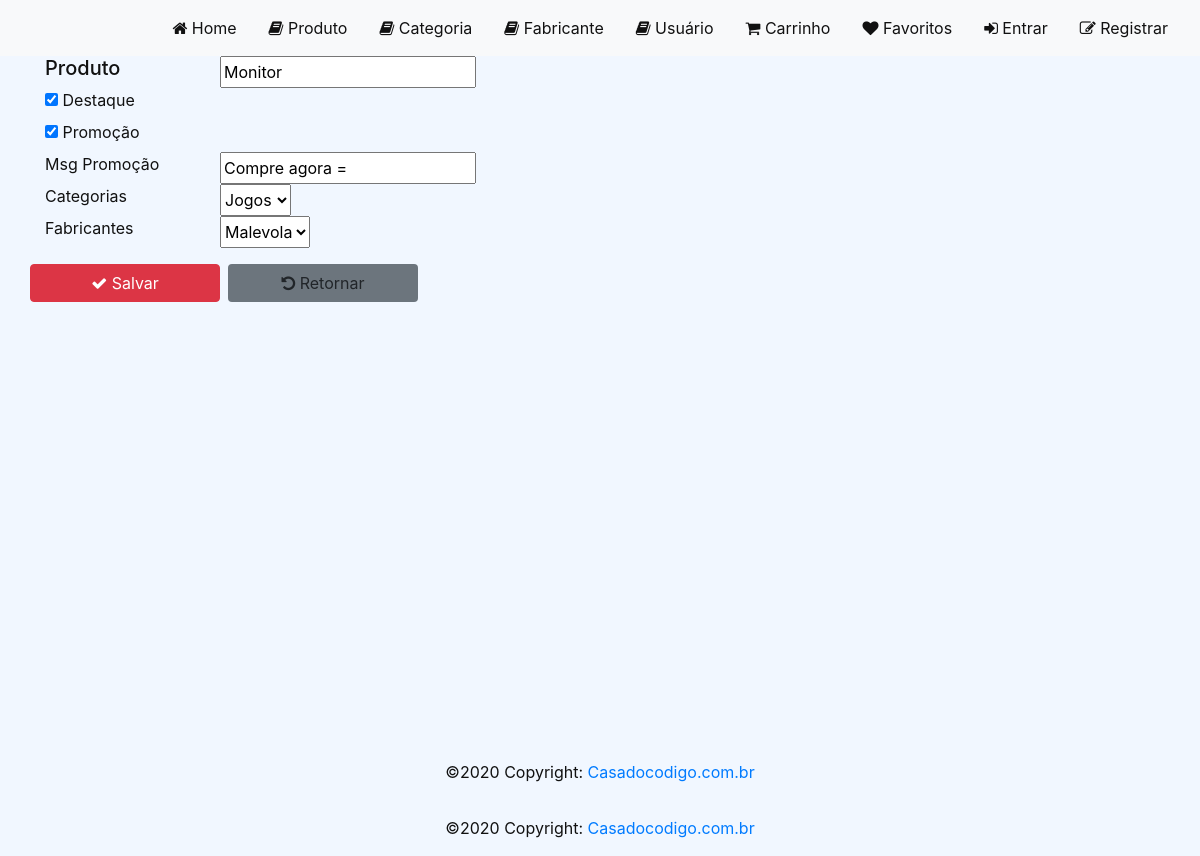
Before: /produto/edit/1 with the older database file.
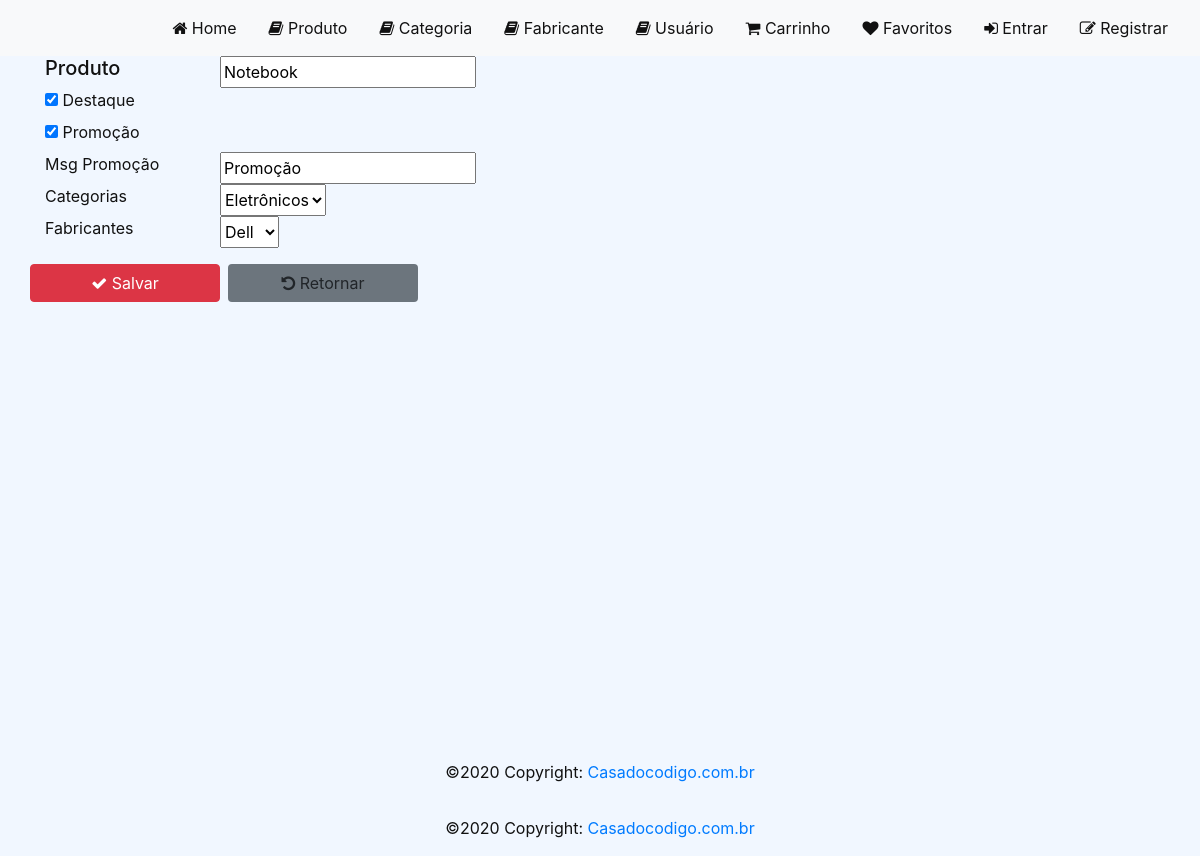
After: the same page with the newer database file.
### loja/models/Produto.py (models this page shows)
class Produto(models.Model):
    Produto = models.CharField(null=False, max_length=100)
    destaque = models.BooleanField(default=True)
    promocao = models.BooleanField(default=True)
    msgPromocao = models.CharField(null=True, max_length=100, blank=True)
    preco = models.DecimalField(max_digits=8, decimal_places=2)
    categoria = models.ForeignKey(Categoria, null=True,
related_name='categoria', on_delete=models.SET_NULL)
    fabricante = models.ForeignKey(Fabricante, null=True,
related_name='fabricante', on_delete=models.SET_NULL)
    criado_em = models.DateTimeField(auto_now_add=True)
    alterado_em = models.DateTimeField(auto_now=True)
    image = models.ImageField(null=True, blank=True)
    def __str__(self):
        return '{}'.format(self.Produto)

### loja/views/ProdutoView.py (the view)
def edit_produto_view(request, id=None):
    produtos = Produto.objects.all()
    if id is not None:
        produtos = produtos.filter(id=id)
    produto = produtos.first()
    print(produto)
    Fabricantes = Fabricante.objects.all()
    Categorias = Categoria.objects.all()
    context = { 'produto': produto, 'fabricantes': Fabricantes, 'categorias': Categorias}
    return render(request, template_name='produto/produto-edit.html', context=context, status=200)

### loja/templates/produto/produto-edit.html (shortened to what this page needs)
{% extends "base.html" %}
{% load static %}
{% block styles %}
<link rel="stylesheet" href="{% static 'css/home.css' %}">
{% endblock %}
{% block content %}
<div id="content">
    <div class="container">
        <form method="POST" action="/produto/edit">
            <div class="row">
                <h5 for="Produto" class="col-md-2">Produto</h5>
                <input value="{{produto.Produto}}" name="Produto">
            </div>
            <div class="row">
                <div class="col-md-2">
                    {% if produto.destaque %}
                    <input type="checkbox" checked name="destaque">
                    {% else %}
                    <input type="checkbox" name="destaque">
                    {% endif %}
                    <label for="destaque">Destaque</label>
                </div>
            </div>
            <div class="row">
                <div class="col-md-2">
                    {% if produto.promocao %}
                    <input type="checkbox" checked name="promocao">
                    {% else %}
                    <input type="checkbox" name="promocao">
                    {% endif %}
                    <label for="promocao">Promoção</label>
                </div>
            </div>
            <div class="row">
                <label for="msgPromocao" class="col-md-2">Msg Promoção</label>
                <input value="{{produto.msgPromocao}}" name="msgPromocao">
            </div>
            <div class="row">
                <label for="CategoriaFk" class="col-md-2">Categorias</label>
                <select name="CategoriaFk">
                    {% for cate in categorias %}
                    {% if produto.categoria_id == cate.id %}
                    <option value="{{cate.id}}"
                        selected>{{cate.Categoria}}</option>
                    {% else %}
                    <option value="{{cate.id}}">{{cate.Categoria}}</option>
                    {% endif %}
                    {% endfor %}
                </select>
            </div>
            <div class="row">
                <label for="FabricanteFk" class="col-md-2">Fabricantes</label>
                <select name="FabricanteFk">
                    {% for fabri in fabricantes %}
                    {% if produto.fabricante_id == fabri.id %}
                    <option value="{{fabri.id}}"
                        selected>{{fabri.Fabricante}}</option>
                    {% else %}
                    <option value="{{fabri.id}}">{{fabri.Fabricante}}</option>
                    {% endif %}
                    {% endfor %}
                </select>
            </div>
            <div class="row">
                <button type="submit"
                    class="btn btn-danger col-md-2 mt-3 mr-2"><i class="fa
fa-check"></i> Salvar</button>
                <a href={% url 'produto' %}
                    class="btn bg-secondary col-md-2 mt-3"><i class="fa
fa-rotate-left"></i> Retornar</a>
            </div>
        </form>
    </div>
</div>
{% endblock %}

Changed rows visible on the page:
changed Produto: Produto "Monitor" → "Notebook"; msgPromocao "Compre agora =" → "Promoção"
Other visible differences:
form field CategoriaFk: "Jogos" → "Eletrônicos"
form field FabricanteFk: "Malevola" → "Dell"
